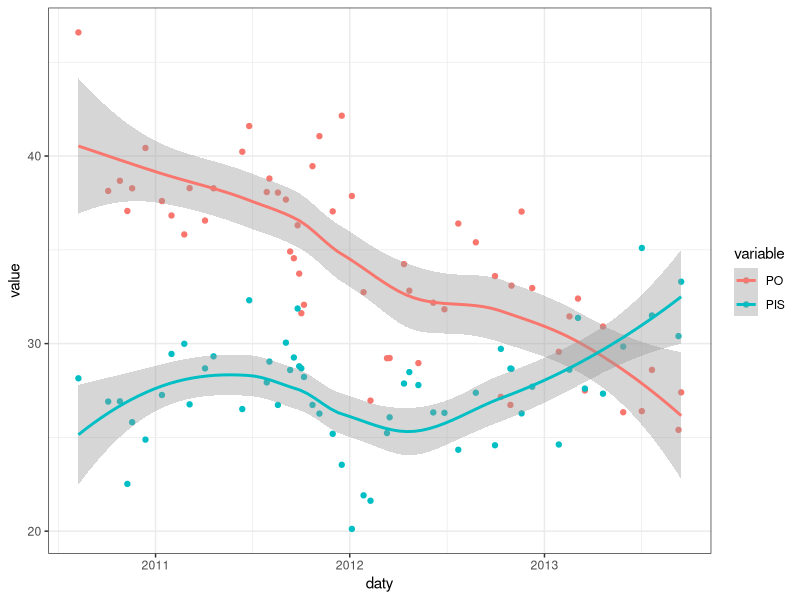

Source code (R):
partie  <- c("PO", "PIS", "RP", "PSL","SLD")
kolory <- c("orange", "blue3", "gold", "green3", "red3")

smgkrc <- read.table("smgkrc.txt", sep=";", row.names=1)
colnames(smgkrc) <- partie

daty <- as.Date(rownames(smgkrc), "%d/%m/%Y")
smgkrc$daty <- daty

library(ggplot2)
library(reshape2)
smgkrc2 <- melt(smgkrc[,c(1,2,6)], id.vars=c(3))

ggplot(aes(x=daty, y=value, col=variable), data= smgkrc2) + geom_point() + geom_smooth() + theme_bw()

